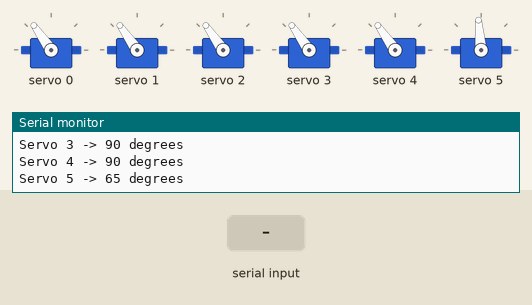
A sketch run on a simulated Arduino Uno, built with avr-gcc and run on an emulated ATmega328P. Shown: 6 × servo, the last lines printed to the serial monitor. Inputs (shaded band) come from the test bench.

Above: at 1.2 s.
1.3 s: "W" received over Serial
At 2.4 s:
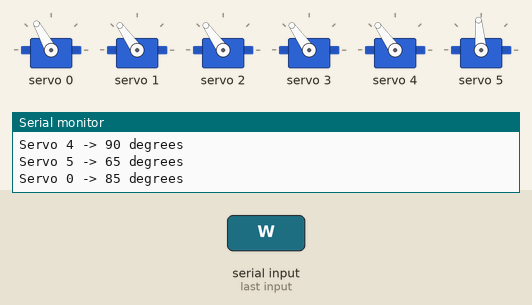
2.8 s: byte 71 ('G') received over Serial
At 3.6 s:
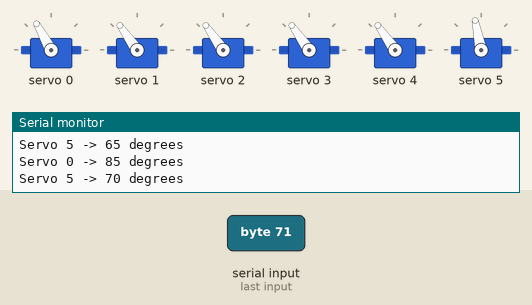
4.3 s: "R" received over Serial
At 4.7 s:
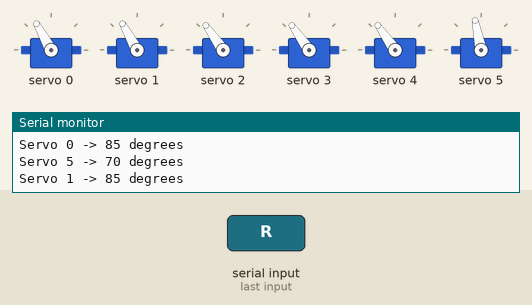
5.8 s: byte 72 ('H') received over Serial
At 7.0 s:
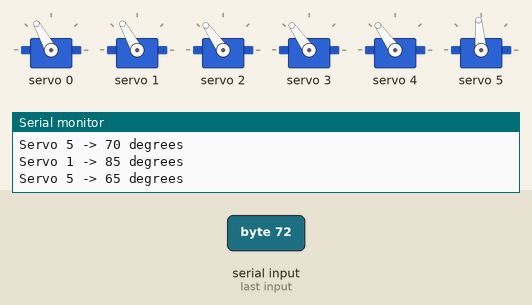
7.3 s: "Y" received over Serial
At 8.2 s:
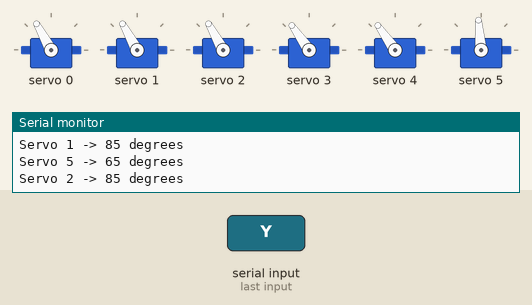
8.8 s: "S" received over Serial
At 9.3 s:
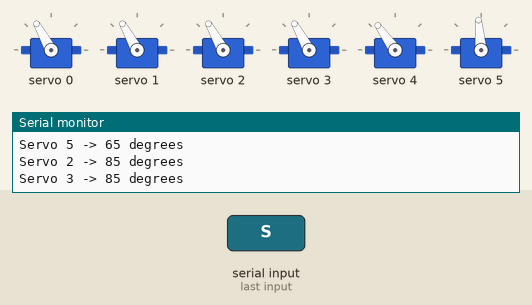
Timing chart, 0 to 11.3 s (numbered marks = the images above; inputs shaded):
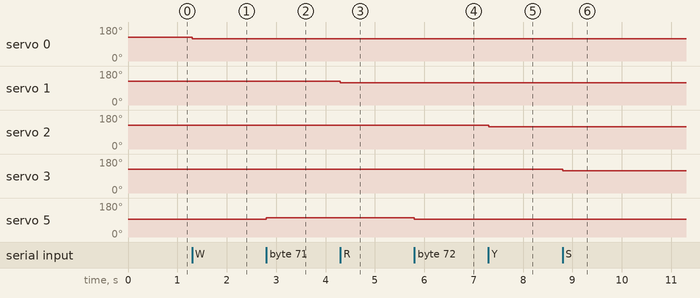

The sketch:

ARM_MANUAL.ino
```cpp
/////////////////ROCO224 TEST CODE///////////
////////////////OKEZIE AGAZIE 10774786////////

#include <Wire.h>
#include <Adafruit_PWMServoDriver.h>

Adafruit_PWMServoDriver pwm = Adafruit_PWMServoDriver(0x40);

#define SERVO_MIN 150
#define SERVO_MAX 600
#define STEP_SIZE 5     // Degrees to move per key press
#define TOTAL_SERVOS 6

int servoAngles[TOTAL_SERVOS] = {90, 90, 90, 90, 90, 65};  // Default start angles

void setup() {
  Serial.begin(115200);
  pwm.begin();
  pwm.setPWMFreq(50); // Standard 50Hz for servos
  Serial.println("Servo Controller Ready. Use keys QW ER TY AS DF GH.");
  // Move servos to initial position
  for (int i = 0; i < TOTAL_SERVOS; i++) {
    moveServo(i, servoAngles[i]);
  }
}

void loop() {
  if (Serial.available()) {
    char key = Serial.read();
    handleKey(key);
  }
}

void moveServo(int servoID, int angle) {
  angle = constrain(angle, 0, 180);
  servoAngles[servoID] = angle;
  int pulse = map(angle, 0, 180, SERVO_MIN, SERVO_MAX);
  pwm.setPWM(servoID, 0, pulse);

  Serial.print("Servo ");
  Serial.print(servoID);
  Serial.print(" -> ");
  Serial.print(angle);
  Serial.println(" degrees");
}
//detects which keys are pressed
void handleKey(char key) {
  switch (key) {
    case 'Q': moveServo(0, servoAngles[0] + STEP_SIZE); break;
    case 'W': moveServo(0, servoAngles[0] - STEP_SIZE); break;
    case 'E': moveServo(1, servoAngles[1] + STEP_SIZE); break;
    case 'R': moveServo(1, servoAngles[1] - STEP_SIZE); break;
    case 'T': moveServo(2, servoAngles[2] + STEP_SIZE); break;
    case 'Y': moveServo(2, servoAngles[2] - STEP_SIZE); break;
    case 'A': moveServo(3, servoAngles[3] + STEP_SIZE); break;
    case 'S': moveServo(3, servoAngles[3] - STEP_SIZE); break;
    case 'D': moveServo(4, servoAngles[4] + STEP_SIZE); break;
    case 'F': moveServo(4, servoAngles[4] - STEP_SIZE); break;
    case 'G': moveServo(5, servoAngles[5] + STEP_SIZE); break;
    case 'H': moveServo(5, servoAngles[5] - STEP_SIZE); break;
    default:
      Serial.println("Invalid key. Use QW ER TY AS DF GH.");
      break;
  }
}
```

Measured:
- after the input at 1.3 s, servo 0: 125° → 119° at once
- after the input at 2.8 s, servo 5: 95° → 101° at once
- after the input at 4.3 s, servo 1: 125° → 119° at once
- after the input at 5.8 s, servo 5: 101° → 95° at once
- after the input at 7.3 s, servo 2: 125° → 119° at once
- after the input at 8.8 s, servo 3: 125° → 119° at once
